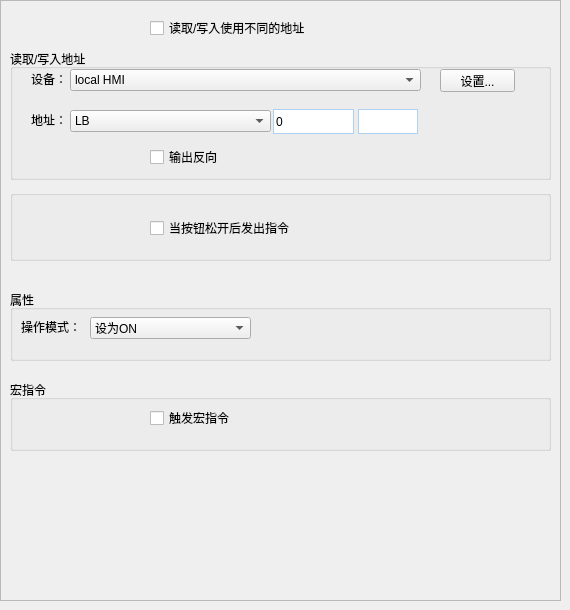
                 <widget class="QWidget" name="BitStatusSwitch">
                  <widget class="QFrame" name="frame_4">
                   <property name="geometry">
                    <rect>
                     <x>0</x>
                     <y>0</y>
                     <width>561</width>
                     <height>601</height>
                    </rect>
                   </property>
                   <property name="frameShape">
                    <enum>QFrame::StyledPanel</enum>
                   </property>
                   <property name="frameShadow">
                    <enum>QFrame::Raised</enum>
                   </property>
                   <widget class="QGroupBox" name="groupBox_5">
                    <property name="geometry">
                     <rect>
                      <x>10</x>
                      <y>290</y>
                      <width>541</width>
                      <height>71</height>
                     </rect>
                    </property>
                    <property name="title">
                     <string>属性</string>
                    </property>
                    <widget class="QLabel" name="label_13">
                     <property name="geometry">
                      <rect>
                       <x>11</x>
                       <y>27</y>
                       <width>61</width>
                       <height>20</height>
                      </rect>
                     </property>
                     <property name="text">
                      <string>操作模式：</string>
                     </property>
                    </widget>
                    <widget class="QComboBox" name="comboBox_8">
                     <property name="geometry">
                      <rect>
                       <x>80</x>
                       <y>27</y>
                       <width>161</width>
                       <height>22</height>
                      </rect>
                     </property>
                     <item>
                      <property name="text">
                       <string>设为ON</string>
                      </property>
                     </item>
                    </widget>
                   </widget>
                   <widget class="QGroupBox" name="groupBox_6">
                    <property name="geometry">
                     <rect>
                      <x>10</x>
                      <y>49</y>
                      <width>541</width>
                      <height>131</height>
                     </rect>
                    </property>
                    <property name="title">
                     <string>读取/写入地址</string>
                    </property>
                    <widget class="QLabel" name="label_5">
                     <property name="geometry">
                      <rect>
                       <x>21</x>
                       <y>20</y>
                       <width>36</width>
                       <height>20</height>
                      </rect>
                     </property>
                     <property name="text">
                      <string>设备：</string>
                     </property>
                    </widget>
                    <widget class="QLabel" name="label_6">
                     <property name="geometry">
                      <rect>
                       <x>21</x>
                       <y>61</y>
                       <width>36</width>
                       <height>20</height>
                      </rect>
                     </property>
                     <property name="text">
                      <string>地址：</string>
                     </property>
                    </widget>
                    <widget class="QPushButton" name="pushButton_5">
                     <property name="geometry">
                      <rect>
                       <x>430</x>
                       <y>20</y>
                       <width>75</width>
                       <height>23</height>
                      </rect>
                     </property>
                     <property name="text">
                      <string>设置...</string>
                     </property>
                    </widget>
                    <widget class="QLineEdit" name="lineEdit_5">
                     <property name="geometry">
                      <rect>
                       <x>263</x>
                       <y>60</y>
                       <width>81</width>
                       <height>25</height>
                      </rect>
                     </property>
                     <property name="minimumSize">
                      <size>
                       <width>0</width>
                       <height>25</height>
                      </size>
                     </property>
                     <property name="maximumSize">
                      <size>
                       <width>16777215</width>
                       <height>25</height>
                      </size>
                     </property>
                     <property name="styleSheet">
                      <string notr="true">
border:1px solid rgba(174,209,239,1);</string>
                     </property>
                     <property name="text">
                      <string>0</string>
                     </property>
                    </widget>
                    <widget class="QLineEdit" name="lineEdit_11">
                     <property name="geometry">
                      <rect>
                       <x>348</x>
                       <y>60</y>
                       <width>60</width>
                       <height>25</height>
                      </rect>
                     </property>
                     <property name="minimumSize">
                      <size>
                       <width>60</width>
                       <height>25</height>
                      </size>
                     </property>
                     <property name="maximumSize">
                      <size>
                       <width>60</width>
                       <height>25</height>
                      </size>
                     </property>
                     <property name="styleSheet">
                      <string notr="true">
border:1px solid rgba(174,209,239,1);</string>
                     </property>
                    </widget>
                    <widget class="QComboBox" name="comboBox_9">
                     <property name="geometry">
                      <rect>
                       <x>60</x>
                       <y>20</y>
                       <width>351</width>
                       <height>22</height>
                      </rect>
                     </property>
                     <item>
                      <property name="text">
                       <string>local HMI</string>
                      </property>
                     </item>
                    </widget>
                    <widget class="QComboBox" name="comboBox_10">
                     <property name="geometry">
                      <rect>
                       <x>60</x>
                       <y>61</y>
                       <width>201</width>
                       <height>22</height>
                      </rect>
                     </property>
                     <item>
                      <property name="text">
                       <string>LB</string>
                      </property>
                     </item>
                    </widget>
                    <widget class="QCheckBox" name="checkBox_6">
                     <property name="geometry">
                      <rect>
                       <x>140</x>
                       <y>100</y>
                       <width>71</width>
                       <height>16</height>
                      </rect>
                     </property>
                     <property name="text">
                      <string>输出反向</string>
                     </property>
                    </widget>
                   </widget>
                   <widget class="QCheckBox" name="checkBox_7">
                    <property name="geometry">
                     <rect>
                      <x>150</x>
                      <y>20</y>
                      <width>191</width>
                      <height>16</height>
                     </rect>
                    </property>
                    <property name="text">
                     <string>读取/写入使用不同的地址</string>
                    </property>
                   </widget>
                   <widget class="QGroupBox" name="groupBox_7">
                    <property name="geometry">
                     <rect>
                      <x>10</x>
                      <y>380</y>
                      <width>541</width>
                      <height>71</height>
                     </rect>
                    </property>
                    <property name="title">
                     <string>宏指令</string>
                    </property>
                    <widget class="QCheckBox" name="checkBox_8">
                     <property name="geometry">
                      <rect>
                       <x>140</x>
                       <y>30</y>
                       <width>111</width>
                       <height>16</height>
                      </rect>
                     </property>
                     <property name="text">
                      <string>触发宏指令</string>
                     </property>
                    </widget>
                   </widget>
                   <widget class="QGroupBox" name="groupBox_8">
                    <property name="geometry">
                     <rect>
                      <x>10</x>
                      <y>190</y>
                      <width>541</width>
                      <height>71</height>
                     </rect>
                    </property>
                    <property name="title">
                     <string/>
                    </property>
                    <widget class="QCheckBox" name="checkBox_9">
                     <property name="geometry">
                      <rect>
                       <x>140</x>
                       <y>30</y>
                       <width>151</width>
                       <height>16</height>
                      </rect>
                     </property>
                     <property name="text">
                      <string>当按钮松开后发出指令</string>
                     </property>
                    </widget>
                   </widget>
                  </widget>
                 </widget>
